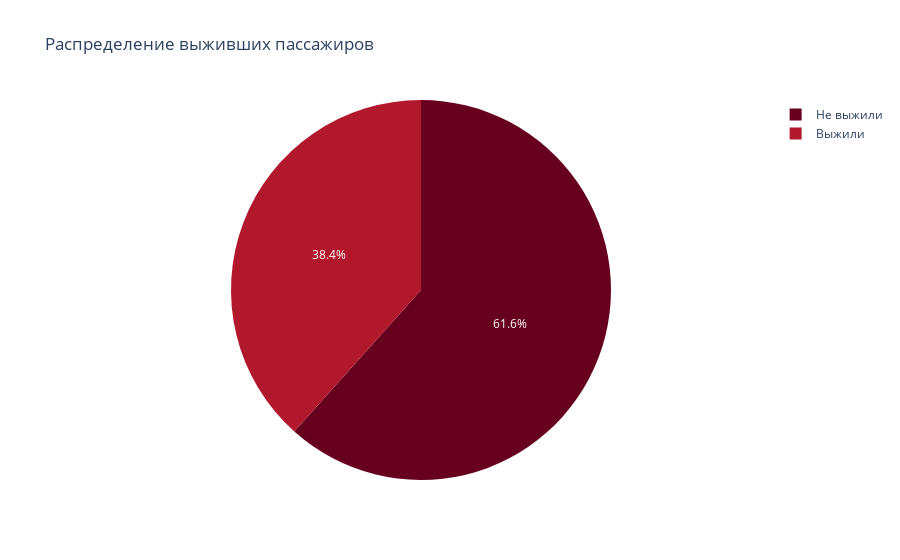

Notebook code for this chart:
### Code cell
# Анализ целевой переменной (Survived)
survived_counts = df['Survived'].value_counts()
survived_percentage = df['Survived'].value_counts(normalize=True) * 100

print("Распределение выживших:")
print(f"Выжили: {survived_counts[1]} ({survived_percentage[1]:.1f}%)")
print(f"Не выжили: {survived_counts[0]} ({survived_percentage[0]:.1f}%)")

# Визуализация распределения выживших
fig = px.pie(values=survived_counts.values, 
             names=['Не выжили', 'Выжили'],
             title='Распределение выживших пассажиров',
             color_discrete_sequence=px.colors.sequential.RdBu)
fig.show()

### Figure 1 — Plotly figure (JSON) as saved in the notebook; plotly's stock layout.template omitted (floating-point values rounded to 4 significant figures)
{"data": [{"domain": {"x": [0, 1], "y": [0, 1]}, "hovertemplate": "label=%{label}<br>value=%{value}<extra></extra>", "labels": ["Не выжили", "Выжили"], "legendgroup": "", "name": "", "showlegend": true, "type": "pie", "values": [549, 342]}], "layout": {"legend": {"tracegroupgap": 0}, "piecolorway": ["rgb(103,0,31)", "rgb(178,24,43)", "rgb(214,96,77)", "rgb(244,165,130)", "rgb(253,219,199)", "rgb(247,247,247)", "rgb(209,229,240)", "rgb(146,197,222)", "rgb(67,147,195)", "rgb(33,102,172)", "rgb(5,48,97)"], "title": {"text": "Распределение выживших пассажиров"}}}
